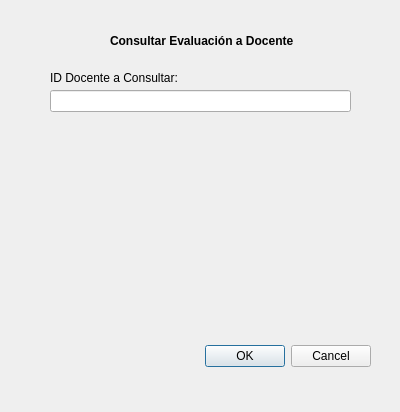
<?xml version="1.0" encoding="UTF-8"?>
<ui version="4.0">
 <class>Dialog</class>
 <widget class="QDialog" name="Dialog">
  <property name="geometry">
   <rect>
    <x>0</x>
    <y>0</y>
    <width>400</width>
    <height>412</height>
   </rect>
  </property>
  <property name="windowTitle">
   <string>Consultar Evaluación Docente</string>
  </property>
  <widget class="QDialogButtonBox" name="buttonBox">
   <property name="geometry">
    <rect>
     <x>30</x>
     <y>340</y>
     <width>341</width>
     <height>32</height>
    </rect>
   </property>
   <property name="orientation">
    <enum>Qt::Horizontal</enum>
   </property>
   <property name="standardButtons">
    <set>QDialogButtonBox::Cancel|QDialogButtonBox::Ok</set>
   </property>
  </widget>
  <widget class="QLabel" name="label">
   <property name="geometry">
    <rect>
     <x>110</x>
     <y>20</y>
     <width>191</width>
     <height>41</height>
    </rect>
   </property>
   <property name="font">
    <font>
     <italic>false</italic>
     <bold>true</bold>
    </font>
   </property>
   <property name="text">
    <string>Consultar Evaluación a Docente</string>
   </property>
  </widget>
  <widget class="QLabel" name="label_2">
   <property name="geometry">
    <rect>
     <x>50</x>
     <y>70</y>
     <width>141</width>
     <height>16</height>
    </rect>
   </property>
   <property name="text">
    <string>ID Docente a Consultar:</string>
   </property>
  </widget>
  <widget class="QLineEdit" name="lineEdit">
   <property name="geometry">
    <rect>
     <x>50</x>
     <y>90</y>
     <width>301</width>
     <height>22</height>
    </rect>
   </property>
  </widget>
 </widget>
 <resources/>
 <connections>
  <connection>
   <sender>buttonBox</sender>
   <signal>accepted()</signal>
   <receiver>Dialog</receiver>
   <slot>accept()</slot>
   <hints>
    <hint type="sourcelabel">
     <x>248</x>
     <y>254</y>
    </hint>
    <hint type="destinationlabel">
     <x>157</x>
     <y>274</y>
    </hint>
   </hints>
  </connection>
  <connection>
   <sender>buttonBox</sender>
   <signal>rejected()</signal>
   <receiver>Dialog</receiver>
   <slot>reject()</slot>
   <hints>
    <hint type="sourcelabel">
     <x>316</x>
     <y>260</y>
    </hint>
    <hint type="destinationlabel">
     <x>286</x>
     <y>274</y>
    </hint>
   </hints>
  </connection>
 </connections>
</ui>
